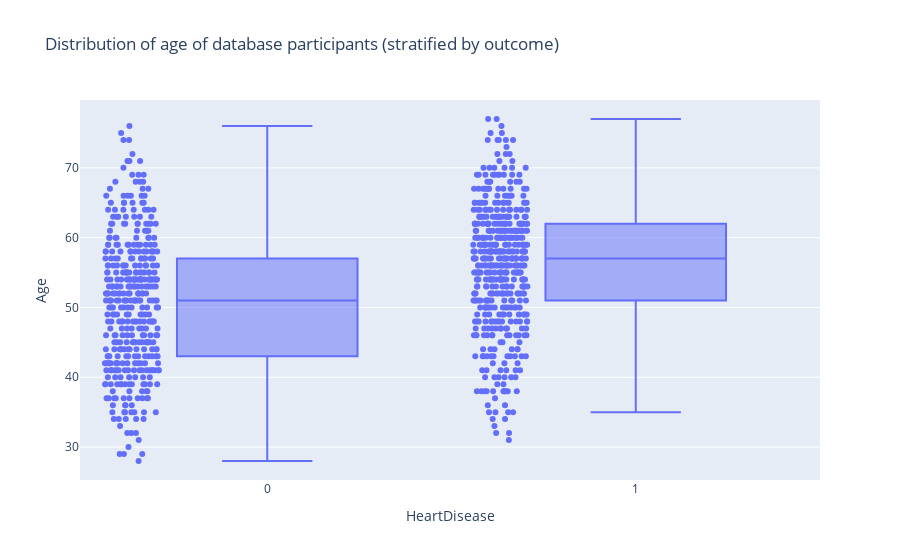

Notebook code for this chart:
### Code cell
fig = px.box(df, y="Age", x="HeartDisease", points="all", 
             title="Distribution of age of database participants (stratified by outcome)")

fig.show()

### Figure 1 — Plotly figure (JSON) as saved in the notebook; plotly's stock layout.template omitted (floating-point values rounded to 4 significant figures; data arrays with more than 128 entries replaced by an {"elided": "..."} marker saying what was removed)
{"data": [{"alignmentgroup": "True", "boxpoints": "all", "hovertemplate": "HeartDisease=%{x}<br>Age=%{y}<extra></extra>", "legendgroup": "", "marker": {"color": "#636efa"}, "name": "", "notched": false, "offsetgroup": "", "orientation": "v", "showlegend": false, "type": "box", "x": {"elided": "918 int values"}, "x0": " ", "xaxis": "x", "y": {"elided": "918 int values"}, "y0": " ", "yaxis": "y"}], "layout": {"autosize": true, "boxmode": "group", "legend": {"tracegroupgap": 0}, "title": {"text": "Distribution of age of database participants (stratified by outcome)"}, "xaxis": {"anchor": "y", "autorange": true, "domain": [0, 1], "range": [-0.5042, 1.5], "title": {"text": "HeartDisease"}, "type": "linear"}, "yaxis": {"anchor": "x", "autorange": true, "domain": [0, 1], "range": [25.28, 79.72], "title": {"text": "Age"}, "type": "linear"}}}
